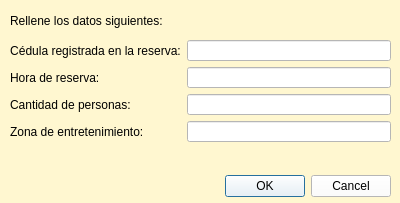
<?xml version="1.0" encoding="UTF-8"?>
<ui version="4.0">
 <class>DialogoReservarRestaurante</class>
 <widget class="QDialog" name="DialogoReservarRestaurante">
  <property name="geometry">
   <rect>
    <x>0</x>
    <y>0</y>
    <width>400</width>
    <height>203</height>
   </rect>
  </property>
  <property name="windowTitle">
   <string>Reservar Zona de Entretenimiento</string>
  </property>
  <property name="styleSheet">
   <string notr="true">background-color: rgb(255, 247, 208);</string>
  </property>
  <widget class="QDialogButtonBox" name="buttonBox">
   <property name="geometry">
    <rect>
     <x>50</x>
     <y>170</y>
     <width>341</width>
     <height>32</height>
    </rect>
   </property>
   <property name="styleSheet">
    <string notr="true">background-color: rgb(255, 255, 255);</string>
   </property>
   <property name="orientation">
    <enum>Qt::Horizontal</enum>
   </property>
   <property name="standardButtons">
    <set>QDialogButtonBox::Cancel|QDialogButtonBox::Ok</set>
   </property>
  </widget>
  <widget class="QLabel" name="label_5">
   <property name="geometry">
    <rect>
     <x>10</x>
     <y>0</y>
     <width>361</width>
     <height>41</height>
    </rect>
   </property>
   <property name="styleSheet">
    <string notr="true">font: 10pt &quot;Times New Roman&quot;;</string>
   </property>
   <property name="text">
    <string>Rellene los datos siguientes:</string>
   </property>
  </widget>
  <widget class="QWidget" name="formLayoutWidget">
   <property name="geometry">
    <rect>
     <x>10</x>
     <y>40</y>
     <width>381</width>
     <height>122</height>
    </rect>
   </property>
   <layout class="QFormLayout" name="formLayout">
    <item row="0" column="0">
     <widget class="QLabel" name="label">
      <property name="styleSheet">
       <string notr="true">font: 10pt &quot;Times New Roman&quot;;</string>
      </property>
      <property name="text">
       <string>Cédula registrada en la reserva:</string>
      </property>
      <property name="alignment">
       <set>Qt::AlignCenter</set>
      </property>
     </widget>
    </item>
    <item row="0" column="1">
     <widget class="QLineEdit" name="le_cedula">
      <property name="styleSheet">
       <string notr="true">background-color: rgb(255, 255, 255);</string>
      </property>
     </widget>
    </item>
    <item row="1" column="0">
     <widget class="QLabel" name="label_2">
      <property name="styleSheet">
       <string notr="true">font: 10pt &quot;Times New Roman&quot;;</string>
      </property>
      <property name="text">
       <string>Hora de reserva:</string>
      </property>
     </widget>
    </item>
    <item row="1" column="1">
     <widget class="QLineEdit" name="le_hora_reserva">
      <property name="styleSheet">
       <string notr="true">background-color: rgb(255, 255, 255);</string>
      </property>
     </widget>
    </item>
    <item row="2" column="0">
     <widget class="QLabel" name="label_3">
      <property name="styleSheet">
       <string notr="true">font: 10pt &quot;Times New Roman&quot;;</string>
      </property>
      <property name="text">
       <string>Cantidad de personas:</string>
      </property>
     </widget>
    </item>
    <item row="2" column="1">
     <widget class="QLineEdit" name="le_cantidad_personas">
      <property name="styleSheet">
       <string notr="true">background-color: rgb(255, 255, 255);</string>
      </property>
     </widget>
    </item>
    <item row="4" column="0">
     <widget class="QLabel" name="label_4">
      <property name="styleSheet">
       <string notr="true">font: 10pt &quot;Times New Roman&quot;;</string>
      </property>
      <property name="text">
       <string/>
      </property>
     </widget>
    </item>
    <item row="3" column="0">
     <widget class="QLabel" name="label_6">
      <property name="styleSheet">
       <string notr="true">font: 10pt &quot;Times New Roman&quot;;</string>
      </property>
      <property name="text">
       <string>Zona de entretenimiento:</string>
      </property>
     </widget>
    </item>
    <item row="3" column="1">
     <widget class="QLineEdit" name="le_zona_entretenimiento">
      <property name="styleSheet">
       <string notr="true">background-color: rgb(255, 255, 255);</string>
      </property>
     </widget>
    </item>
   </layout>
  </widget>
 </widget>
 <resources/>
 <connections>
  <connection>
   <sender>buttonBox</sender>
   <signal>accepted()</signal>
   <receiver>DialogoReservarRestaurante</receiver>
   <slot>accept()</slot>
   <hints>
    <hint type="sourcelabel">
     <x>248</x>
     <y>254</y>
    </hint>
    <hint type="destinationlabel">
     <x>157</x>
     <y>274</y>
    </hint>
   </hints>
  </connection>
  <connection>
   <sender>buttonBox</sender>
   <signal>rejected()</signal>
   <receiver>DialogoReservarRestaurante</receiver>
   <slot>reject()</slot>
   <hints>
    <hint type="sourcelabel">
     <x>316</x>
     <y>260</y>
    </hint>
    <hint type="destinationlabel">
     <x>286</x>
     <y>274</y>
    </hint>
   </hints>
  </connection>
 </connections>
</ui>
